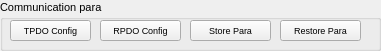
   <widget class="QGroupBox" name="groupBox_communication">
    <property name="geometry">
     <rect>
      <x>0</x>
      <y>460</y>
      <width>381</width>
      <height>51</height>
     </rect>
    </property>
    <property name="font">
     <font>
      <family>Arial</family>
      <pointsize>8</pointsize>
     </font>
    </property>
    <property name="title">
     <string>Communication para</string>
    </property>
    <widget class="QPushButton" name="pushButton_comm_tpdoConfig">
     <property name="geometry">
      <rect>
       <x>10</x>
       <y>20</y>
       <width>81</width>
       <height>21</height>
      </rect>
     </property>
     <property name="font">
      <font>
       <family>Arial</family>
       <pointsize>7</pointsize>
      </font>
     </property>
     <property name="text">
      <string>TPDO Config</string>
     </property>
    </widget>
    <widget class="QPushButton" name="pushButton_comm_rpdoConfig">
     <property name="geometry">
      <rect>
       <x>100</x>
       <y>20</y>
       <width>81</width>
       <height>21</height>
      </rect>
     </property>
     <property name="font">
      <font>
       <family>Arial</family>
       <pointsize>7</pointsize>
      </font>
     </property>
     <property name="text">
      <string>RPDO Config</string>
     </property>
    </widget>
    <widget class="QPushButton" name="pushButton_comm_saveCommunication">
     <property name="geometry">
      <rect>
       <x>190</x>
       <y>20</y>
       <width>81</width>
       <height>21</height>
      </rect>
     </property>
     <property name="font">
      <font>
       <family>Arial</family>
       <pointsize>7</pointsize>
      </font>
     </property>
     <property name="text">
      <string>Store Para</string>
     </property>
    </widget>
    <widget class="QPushButton" name="pushButton_comm_restoreCommunication">
     <property name="geometry">
      <rect>
       <x>280</x>
       <y>20</y>
       <width>81</width>
       <height>21</height>
      </rect>
     </property>
     <property name="font">
      <font>
       <family>Arial</family>
       <pointsize>7</pointsize>
      </font>
     </property>
     <property name="text">
      <string>Restore Para</string>
     </property>
    </widget>
   </widget>
